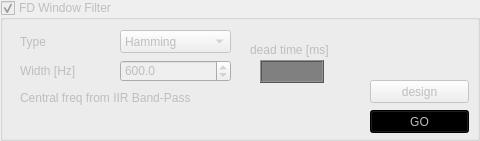
           <widget class="QGroupBox" name="windowFilterGroupBox">
            <property name="enabled">
             <bool>false</bool>
            </property>
            <property name="geometry">
             <rect>
              <x>470</x>
              <y>280</y>
              <width>480</width>
              <height>141</height>
             </rect>
            </property>
            <property name="minimumSize">
             <size>
              <width>0</width>
              <height>90</height>
             </size>
            </property>
            <property name="title">
             <string>FD Window Filter</string>
            </property>
            <property name="checkable">
             <bool>true</bool>
            </property>
            <widget class="QComboBox" name="windowTypeComboBox">
             <property name="geometry">
              <rect>
               <x>120</x>
               <y>30</y>
               <width>111</width>
               <height>23</height>
              </rect>
             </property>
             <item>
              <property name="text">
               <string>Hamming</string>
              </property>
             </item>
             <item>
              <property name="text">
               <string>Hanning</string>
              </property>
             </item>
             <item>
              <property name="text">
               <string>Flat top</string>
              </property>
             </item>
             <item>
              <property name="text">
               <string>Rectangular</string>
              </property>
             </item>
            </widget>
            <widget class="QLabel" name="label_45">
             <property name="geometry">
              <rect>
               <x>20</x>
               <y>35</y>
               <width>57</width>
               <height>14</height>
              </rect>
             </property>
             <property name="text">
              <string>Type</string>
             </property>
            </widget>
            <widget class="QLabel" name="label_48">
             <property name="geometry">
              <rect>
               <x>20</x>
               <y>63</y>
               <width>71</width>
               <height>16</height>
              </rect>
             </property>
             <property name="text">
              <string>Width [Hz]</string>
             </property>
            </widget>
            <widget class="QDoubleSpinBox" name="windowBandwidthSpinBox">
             <property name="geometry">
              <rect>
               <x>120</x>
               <y>60</y>
               <width>111</width>
               <height>22</height>
              </rect>
             </property>
             <property name="decimals">
              <number>1</number>
             </property>
             <property name="maximum">
              <double>1000.000000000000000</double>
             </property>
             <property name="value">
              <double>600.000000000000000</double>
             </property>
            </widget>
            <widget class="QPushButton" name="windowFilterGO">
             <property name="geometry">
              <rect>
               <x>370</x>
               <y>110</y>
               <width>99</width>
               <height>23</height>
              </rect>
             </property>
             <property name="styleSheet">
              <string notr="true">#windowFilterGO {
    background: green;
}

#windowFilterGO:disabled{
    background: black;
}</string>
             </property>
             <property name="text">
              <string>GO</string>
             </property>
            </widget>
            <widget class="QLabel" name="label_49">
             <property name="geometry">
              <rect>
               <x>20</x>
               <y>90</y>
               <width>271</width>
               <height>16</height>
              </rect>
             </property>
             <property name="text">
              <string>Central freq from IIR Band-Pass</string>
             </property>
            </widget>
            <widget class="QPushButton" name="fdDesignPushButton">
             <property name="geometry">
              <rect>
               <x>370</x>
               <y>80</y>
               <width>99</width>
               <height>23</height>
              </rect>
             </property>
             <property name="styleSheet">
              <string notr="true"/>
             </property>
             <property name="text">
              <string>design</string>
             </property>
            </widget>
            <widget class="QLCDNumber" name="lcdWinDead">
             <property name="geometry">
              <rect>
               <x>260</x>
               <y>60</y>
               <width>64</width>
               <height>23</height>
              </rect>
             </property>
             <property name="styleSheet">
              <string notr="true">#lcdWinDead {
color: green;
background: black;
}

#lcdWinDead:disabled {
color: grey;
background: dark grey;
}</string>
             </property>
             <property name="segmentStyle">
              <enum>QLCDNumber::Flat</enum>
             </property>
            </widget>
            <widget class="QLabel" name="label_55">
             <property name="geometry">
              <rect>
               <x>250</x>
               <y>40</y>
               <width>121</width>
               <height>20</height>
              </rect>
             </property>
             <property name="text">
              <string>dead time [ms]</string>
             </property>
            </widget>
           </widget>
